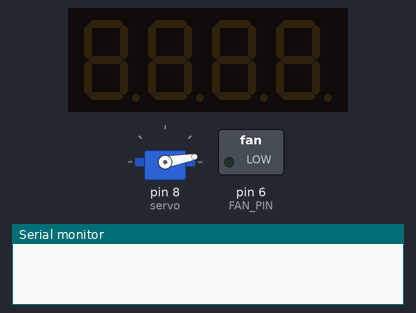
This sketch was run on a simulated Arduino Uno, built with avr-gcc and run on an emulated ATmega328P. Shown: servo, 4-digit seven-segment display, switched loads named in the sketch (green lamp = pin HIGH), the last lines printed to the serial monitor.

Above: at 0.1 s.
At 1.1 s:
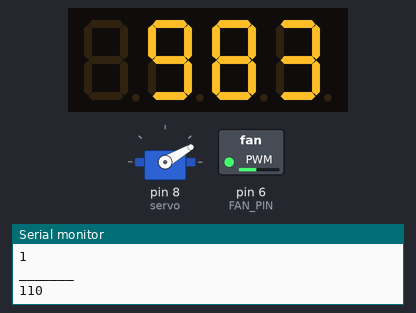
At 3.1 s:
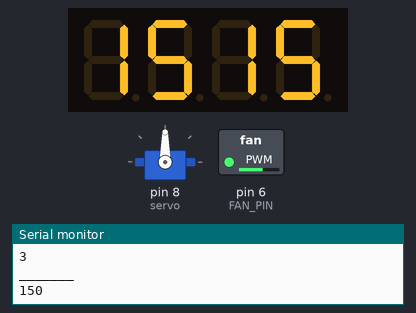
At 6.1 s:
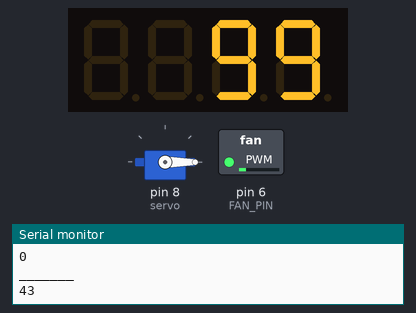
Timing chart, 0 to 40.0 s (numbered marks = the images above):
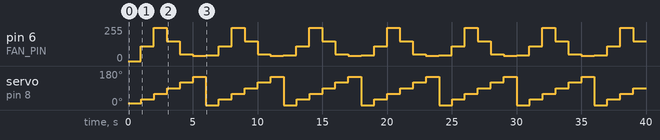

The sketch:

servo_4.ino
```cpp
#include <Servo.h>
#include <TM1637Display.h>

#define FAN_PIN 6
Servo servo;
int angle = 10;
TM1637Display display (2, 3);

int values [] = {99, 983, 2827, 1515, 195, 51};
#define VALUES_COUNT 6
int currentIndex = 0;
unsigned long previousMillis = 0;
const long interval = 1000;

void setup() {
  servo.attach(8);
  servo.write(angle);
  pinMode(FAN_PIN, OUTPUT);
  Serial.begin(9600);
  while (!Serial) {
    ;
  }
  display.setBrightness(105);

}


void loop()
{
  // no hejka !
  unsigned long currentMillis = millis();

  if (currentMillis - previousMillis >= interval) {
    // save the last time you blinked the LED
    previousMillis = currentMillis;

    if (currentIndex < VALUES_COUNT -1) {
      currentIndex ++;

    } else {
      currentIndex = 0;

    }
    Serial.println("aktualny index");
    Serial.println(currentIndex);
    Serial.println("_______");

    int val = map(values[currentIndex], 50, 2827, 40, 250);
    analogWrite(FAN_PIN, val);
    Serial.println(val);
    display.showNumberDec(values[currentIndex]);
    servo.write( currentIndex * 30);


  }


}


//
//  int value;
//  int val;
//map(value, 50, 3000, 20, 250);

//  analogWrite(Fan, 255);
//  delay(40);

//  value = 99;
//  val = map(value, 50, 2827, 40, 250);
//  analogWrite(Fan, val);
//  Serial.println(val);
//  delay(200);
//  display.showNumberDec(99);
//  delay(4000);
//
//  for (angle = 10; angle < 60; angle++)
//  {
//    servo.write(angle);
//    delay(15);
//
//  }
//
//
//  value = 983;
//  val = map(value, 50, 2827, 40, 250);
//  analogWrite(Fan, val);
//  Serial.println(val);
//  display.showNumberDec(983);
//  delay(4000);
//
//
//  for (angle = 60; angle < 120; angle++)
//  {
//    servo.write(angle);
//    delay(15);
//  }
//
//  value = 2827;
//  val = map(value, 50, 2827, 40, 250);
//  analogWrite(Fan, val);
//  Serial.println(val);
//  display.showNumberDec(2827);
//  delay(4000);
//
//  for (angle = 120; angle < 180; angle++)
//  {
//    servo.write(angle);
//    delay(15);
//  }
//
//  value = 1515;
//  val = map(value, 50, 2827, 40, 250);
//  analogWrite(Fan, val);
//  Serial.println(val);
//  display.showNumberDec(1515);
//  delay(4000);
//
//  for (angle = 180; angle > 120; angle--)
//  {
//    servo.write(angle);
//    delay(15);
//  }
//
//  value = 195;
//  val = map(value, 50, 2827, 40, 250);
//  analogWrite(Fan, val);
//  Serial.println(val);
//  display.showNumberDec(195);
//  delay(4000);
//
//  for (angle = 120; angle > 60; angle--)
//  {
//    servo.write(angle);
//    delay(15);
//  }
//
//  value = 51;
//  val = map(value, 50, 2827, 40, 250);
//  analogWrite(Fan, val);
//  Serial.println(val);
//  display.showNumberDec(51);
//  delay(4000);
//
//  for (angle = 60; angle > 10; angle--)
//  {
//    servo.write(angle);
//    delay(15);
//
//  }
//
//}
```

Measured:
- by itself, pin 6 (FAN_PIN): repeats every 6.0 s: 250/255 1.0 s, 150/255 1.0 s, 50/255 1.0 s, 40/255 1.0 s, 43/255 1.0 s, 110/255 1.0 s
- by itself, servo on pin 8 (servo): repeats every 6.0 s: 60° 1.0 s, 90° 1.0 s, 120° 1.0 s, 150° 1.0 s, 0° 1.0 s, 30° 1.0 s
- what the display in image 1 shows lasts 1.0 s, from 1.0 s to 2.0 s
